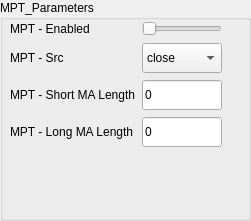
              <widget class="QGroupBox" name="grpBox_MPT_parameters_">
               <property name="geometry">
                <rect>
                 <x>550</x>
                 <y>300</y>
                 <width>251</width>
                 <height>221</height>
                </rect>
               </property>
               <property name="title">
                <string>MPT_Parameters</string>
               </property>
               <widget class="QWidget" name="layoutWidget_29">
                <property name="geometry">
                 <rect>
                  <x>10</x>
                  <y>20</y>
                  <width>225</width>
                  <height>132</height>
                 </rect>
                </property>
                <layout class="QGridLayout" name="gridLayout_58">
                 <item row="0" column="0">
                  <widget class="QLabel" name="lblMptEnabled_25">
                   <property name="text">
                    <string>MPT - Enabled</string>
                   </property>
                  </widget>
                 </item>
                 <item row="0" column="1">
                  <widget class="QSlider" name="hSlider_SELL_IndicatorEnabled_33">
                   <property name="maximum">
                    <number>5</number>
                   </property>
                   <property name="orientation">
                    <enum>Qt::Horizontal</enum>
                   </property>
                  </widget>
                 </item>
                 <item row="1" column="0">
                  <widget class="QLabel" name="lblMptAppliedPrice_6">
                   <property name="text">
                    <string>MPT - Src</string>
                   </property>
                  </widget>
                 </item>
                 <item row="1" column="1">
                  <widget class="QComboBox" name="drpMptAppliedPrice">
                   <property name="minimumSize">
                    <size>
                     <width>0</width>
                     <height>30</height>
                    </size>
                   </property>
                   <item>
                    <property name="text">
                     <string>close</string>
                    </property>
                   </item>
                   <item>
                    <property name="text">
                     <string>open</string>
                    </property>
                   </item>
                   <item>
                    <property name="text">
                     <string>high</string>
                    </property>
                   </item>
                   <item>
                    <property name="text">
                     <string>low</string>
                    </property>
                   </item>
                   <item>
                    <property name="text">
                     <string>HL2</string>
                    </property>
                   </item>
                   <item>
                    <property name="text">
                     <string>HLC3</string>
                    </property>
                   </item>
                   <item>
                    <property name="text">
                     <string>OHLC</string>
                    </property>
                   </item>
                  </widget>
                 </item>
                 <item row="2" column="0">
                  <widget class="QLabel" name="lblMptShortMaPeriod_6">
                   <property name="text">
                    <string>MPT - Short MA Length</string>
                   </property>
                  </widget>
                 </item>
                 <item row="2" column="1">
                  <widget class="QLineEdit" name="txtMptShortEmaPeriod">
                   <property name="minimumSize">
                    <size>
                     <width>0</width>
                     <height>30</height>
                    </size>
                   </property>
                   <property name="text">
                    <string>0</string>
                   </property>
                  </widget>
                 </item>
                 <item row="3" column="0">
                  <widget class="QLabel" name="lblMptLongMaPeriod_6">
                   <property name="text">
                    <string>MPT - Long MA Length</string>
                   </property>
                  </widget>
                 </item>
                 <item row="3" column="1">
                  <widget class="QLineEdit" name="txtMptLongEmaPeriod">
                   <property name="minimumSize">
                    <size>
                     <width>0</width>
                     <height>30</height>
                    </size>
                   </property>
                   <property name="text">
                    <string>0</string>
                   </property>
                  </widget>
                 </item>
                 <item row="1" column="2">
                  <spacer name="horizontalSpacer_38">
                   <property name="orientation">
                    <enum>Qt::Horizontal</enum>
                   </property>
                   <property name="sizeHint" stdset="0">
                    <size>
                     <width>40</width>
                     <height>20</height>
                    </size>
                   </property>
                  </spacer>
                 </item>
                </layout>
               </widget>
              </widget>
